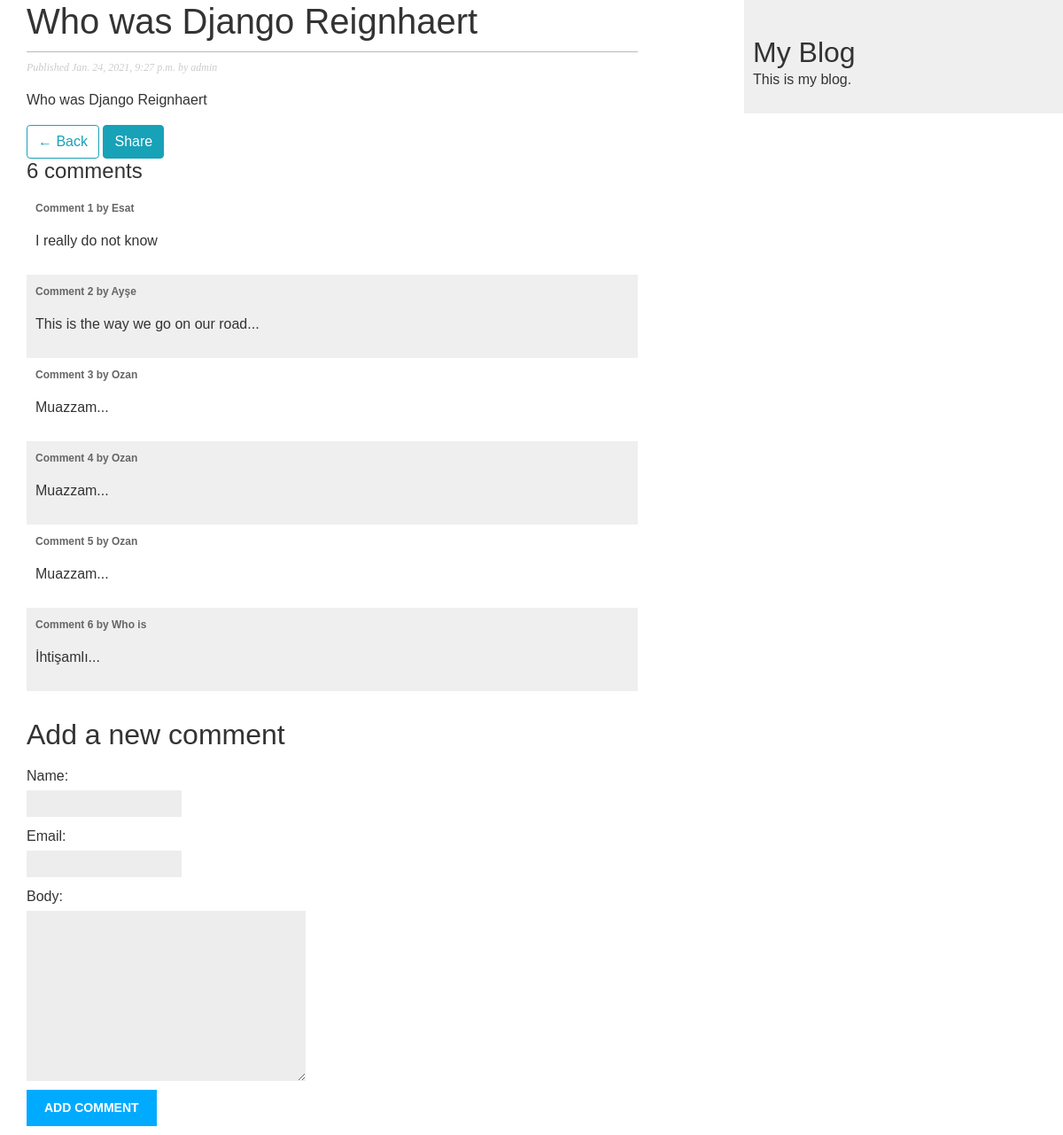
The app's page /blog/2021/1/24/who-was-django-reignhaert/ with its own data.
### blog/models.py (models this page shows, shortened)
class Post(models.Model):
    STATUS_CHOICES = (
        ('draft', 'Draft'),
        ('published', 'Published')
    )
    title = models.CharField(max_length=250)
    slug = models.SlugField(max_length=250, unique_for_date='publish')
    author = models.ForeignKey(User, on_delete=models.CASCADE, related_name='blog_posts')
    body = models.TextField()
    publish = models.DateTimeField(default=timezone.now)
    created = models.DateTimeField(auto_now_add=True)
    updated = models.DateTimeField(auto_now=True)
    status = models.CharField(max_length=10,
                            choices=STATUS_CHOICES,
                            default='draft')
    class Meta:
        ordering = ('-publish', ) # append ',' to tell Python it's a tuple.
    objects = models.Manager()
    published = PublishedManager()

class Comment(models.Model):
    post = models.ForeignKey(Post, on_delete=models.CASCADE, related_name='comments')
    name = models.CharField(max_length=80)
    email = models.EmailField()
    body = models.TextField()
    created = models.DateTimeField(auto_now_add=True)
    updated = models.DateTimeField(auto_now=True)
    active = models.BooleanField(default=True)
    class Meta:
        ordering = ('created',) # ascending order (older to newer)

### blog/views.py (the view)
# urls.py: path('<int:year>/<int:month>/<int:day>/<slug:post>/', views.post_detail, name='post_detail'),
def post_detail(request, year, month, day, post):
    post = get_object_or_404(Post, slug=post,
                                    status='published',
                                    publish__year=year,
                                    publish__month=month,
                                    publish__day=day)
    comments = post.comments.filter(active=True)
    new_comment = None
    if request.method == 'POST':
        comment_form = CommentForm(data=request.POST)
        if comment_form.is_valid():
            new_comment = comment_form.save(commit=False)
            new_comment.post = post
            new_comment.save()
            comment_form = CommentForm()
            messages.success(request, 'You commented successfully')
    else:
        comment_form = CommentForm()
    return render(request, 'blog/post/detail.html',
                    {'post': post, 'comments': comments, 'new_comment': new_comment, 'comment_form': comment_form})

### blog/forms.py
class CommentForm(forms.ModelForm):
     class Meta:
         model = Comment
         fields = ('name', 'email', 'body')

### blog/templates/blog/post/detail.html (shortened to what this page needs)
{% extends 'blog/base.html' %}
{% block content %}
    <h1>{{ post.title }}</h1>
    <p class="date">
        Published {{post.publish}} by {{post.author}}
    </p>
    {{post.body|linebreaks}}
    <a href="{% url 'blog:post_list' %}" class="btn btn-outline-info">&larr; Back</a>
    <a href="{% url 'blog:post_share' post.id %}" class="btn btn-info">Share</a>
    {% with comments.count as total_comments %}
    <h4>
        {{ total_comments }} comment{{total_comments|pluralize}}
    </h4>
    {% endwith %}
    {% for comment in comments %}
        <div class="comment">
            <p class="info">
                Comment {{ forloop.counter }} by {{ comment.name }}
            </p>
            {{ comment.body|linebreaks }}
        </div>
    {% empty %}
        <p>
            There are no comments yet.
        </p>
    {% endfor %}
    <h2>Add a new comment</h2>
    <form action="" method="post">
        {{ comment_form.as_p }}
        <p><input type="submit" value="Add comment"></p>
    </form>
{% endblock %}

### blog/static/blog/css/blog.css (style rules this page uses)
body { margin:0; padding:0; font-family:helvetica, sans-serif; }
a { color:#00abff; text-decoration:none; }
h1 { font-weight:normal; border-bottom:1px solid #bbb; padding:0 0 10px 0; }
h2 { font-weight:normal; margin:30px 0 0; }
p.date { color:#ccc; font-family: georgia, serif; font-size: 12px; font-style: italic; }
label { float:left; clear:both; color:#333; margin-bottom:4px; }
input, textarea { clear:both; float:left; margin:0 0 10px; background:#ededed; border:0; padding:6px 10px; font-size:12px; }
input[type=submit] { font-weight:bold; background:#00abff; color:#fff; padding:10px 20px; font-size:14px; text-transform:uppercase; }
.comment { padding:10px; }
.comment:nth-child(even) { background:#efefef; }
.comment .info { font-weight:bold; font-size:12px; color:#666; }

### records on screen
Post: title "Who was Django Reignhaert", publish "Jan. 24, 2021, 9:27 p.m.", author "admin", body "Who was Django Reignhaert"
Comment: name "Esat", body "I really do not know"
Comment: name "Ayşe", body "This is the way we go on our road..."
Comment: name "Ozan", body "Muazzam..."
Comment: name "Ozan", body "Muazzam..."
Comment: name "Ozan", body "Muazzam..."
Comment: name "Who is", body "İhtişamlı..."

### other values on screen
{{ total_comments }} "6"
